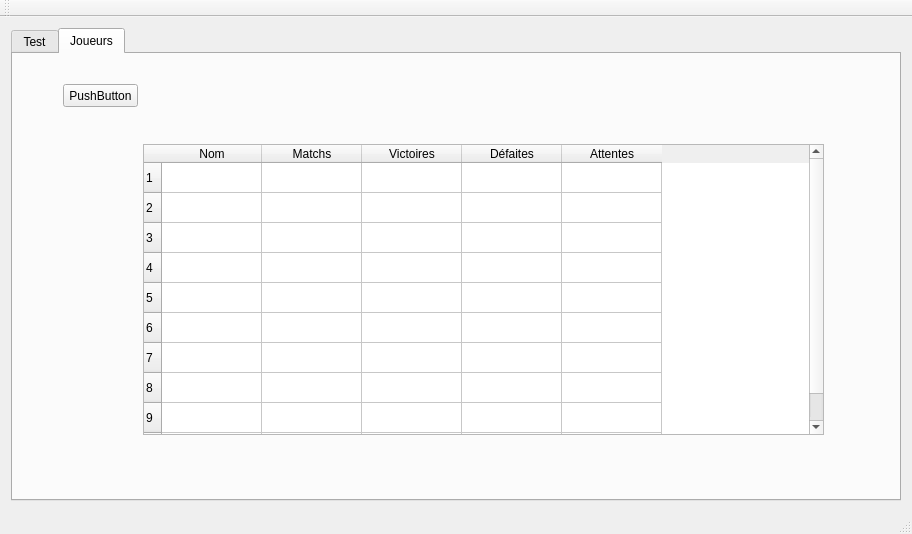
<?xml version="1.0" encoding="UTF-8"?>
<ui version="4.0">
 <class>MainWindow</class>
 <widget class="QMainWindow" name="MainWindow">
  <property name="geometry">
   <rect>
    <x>0</x>
    <y>0</y>
    <width>912</width>
    <height>534</height>
   </rect>
  </property>
  <property name="windowTitle">
   <string>MainWindow</string>
  </property>
  <widget class="QWidget" name="centralWidget">
   <layout class="QGridLayout" name="gridLayout">
    <item row="0" column="0">
     <widget class="QTabWidget" name="tabPlayers">
      <property name="currentIndex">
       <number>1</number>
      </property>
      <widget class="QWidget" name="tab">
       <attribute name="title">
        <string>Test</string>
       </attribute>
       <layout class="QHBoxLayout" name="horizontalLayout">
        <item>
         <layout class="QVBoxLayout" name="verticalLayout">
          <item>
           <widget class="QPushButton" name="pushButton_rnd_players">
            <property name="text">
             <string>generate random players</string>
            </property>
           </widget>
          </item>
          <item>
           <widget class="QPushButton" name="pushButton">
            <property name="text">
             <string>New round</string>
            </property>
           </widget>
          </item>
          <item>
           <widget class="QPushButton" name="pushButton_rnd_scores">
            <property name="text">
             <string>generate random scores</string>
            </property>
           </widget>
          </item>
         </layout>
        </item>
        <item>
         <layout class="QVBoxLayout" name="verticalLayout_2">
          <item>
           <widget class="QLabel" name="label">
            <property name="text">
             <string>Current round</string>
            </property>
           </widget>
          </item>
          <item>
           <widget class="QPlainTextEdit" name="textCurrentyRoundStatus"/>
          </item>
         </layout>
        </item>
        <item>
         <layout class="QVBoxLayout" name="verticalLayout_3">
          <item>
           <widget class="QLabel" name="label_2">
            <property name="text">
             <string>players status</string>
            </property>
           </widget>
          </item>
          <item>
           <widget class="QPlainTextEdit" name="textPlayersStatus"/>
          </item>
         </layout>
        </item>
       </layout>
      </widget>
      <widget class="QWidget" name="tab_2">
       <attribute name="title">
        <string>Joueurs</string>
       </attribute>
       <widget class="QTableWidget" name="tablePlayers">
        <property name="geometry">
         <rect>
          <x>130</x>
          <y>90</y>
          <width>681</width>
          <height>291</height>
         </rect>
        </property>
        <property name="sortingEnabled">
         <bool>true</bool>
        </property>
        <property name="rowCount">
         <number>10</number>
        </property>
        <property name="columnCount">
         <number>5</number>
        </property>
        <attribute name="horizontalHeaderShowSortIndicator" stdset="0">
         <bool>true</bool>
        </attribute>
        <attribute name="verticalHeaderShowSortIndicator" stdset="0">
         <bool>false</bool>
        </attribute>
        <row/>
        <row/>
        <row/>
        <row/>
        <row/>
        <row/>
        <row/>
        <row/>
        <row/>
        <row/>
        <column>
         <property name="text">
          <string>Nom</string>
         </property>
        </column>
        <column>
         <property name="text">
          <string>Matchs</string>
         </property>
        </column>
        <column>
         <property name="text">
          <string>Victoires</string>
         </property>
        </column>
        <column>
         <property name="text">
          <string>Défaites</string>
         </property>
        </column>
        <column>
         <property name="text">
          <string>Attentes</string>
         </property>
        </column>
       </widget>
       <widget class="QPushButton" name="pushButton_2">
        <property name="geometry">
         <rect>
          <x>50</x>
          <y>30</y>
          <width>75</width>
          <height>23</height>
         </rect>
        </property>
        <property name="text">
         <string>PushButton</string>
        </property>
       </widget>
      </widget>
     </widget>
    </item>
   </layout>
  </widget>
  <widget class="QMenuBar" name="menuBar">
   <property name="geometry">
    <rect>
     <x>0</x>
     <y>0</y>
     <width>912</width>
     <height>21</height>
    </rect>
   </property>
  </widget>
  <widget class="QToolBar" name="mainToolBar">
   <attribute name="toolBarArea">
    <enum>TopToolBarArea</enum>
   </attribute>
   <attribute name="toolBarBreak">
    <bool>false</bool>
   </attribute>
  </widget>
  <widget class="QStatusBar" name="statusBar"/>
 </widget>
 <layoutdefault spacing="6" margin="11"/>
 <resources/>
 <connections/>
</ui>
